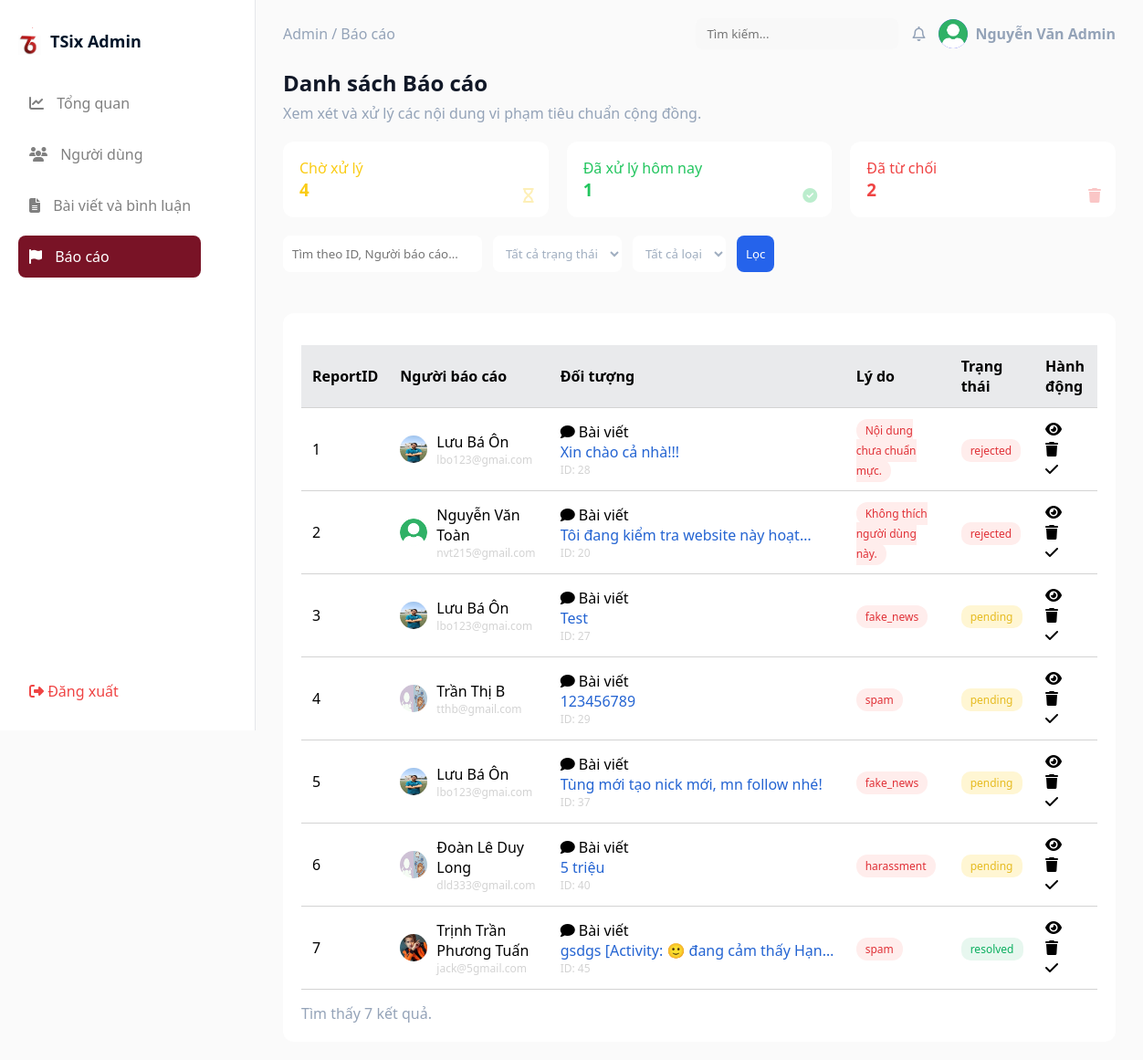
Page /admin/reports.php (signed in) on the committed database.
### tables this page shows
CREATE TABLE IF NOT EXISTS `reports` (
  `ReportID` int NOT NULL AUTO_INCREMENT,
  `FK_PostID` int DEFAULT NULL,
  `FK_CommentID` int DEFAULT NULL,
  `FK_ReporterID` int NOT NULL,
  `Reason` varchar(255) DEFAULT NULL,
  `Status` enum('pending','resolved','rejected') DEFAULT 'pending',
  `ReportedAt` timestamp NULL DEFAULT CURRENT_TIMESTAMP,
  PRIMARY KEY (`ReportID`),
  KEY `FK_PostID` (`FK_PostID`),
  KEY `FK_CommentID` (`FK_CommentID`),
  KEY `FK_ReporterID` (`FK_ReporterID`)
);

CREATE TABLE IF NOT EXISTS `users` (
  `UserID` int NOT NULL AUTO_INCREMENT,
  `FullName` varchar(100) NOT NULL,
  `Email` varchar(100) DEFAULT NULL,
  `Phone` varchar(15) DEFAULT NULL,
  `PasswordHash` varchar(255) NOT NULL,
  `Gender` enum('Nam','Nu','Khac') DEFAULT 'Khac',
  `BirthDate` date DEFAULT NULL,
  `Avatar` varchar(255) DEFAULT 'default_avatar.png',
  `Address` varchar(255) DEFAULT NULL,
  `CoverImage` varchar(255) DEFAULT NULL,
  `Bio` text,
  `Role` enum('user','admin') DEFAULT 'user',
  `Status` enum('active','locked') DEFAULT 'active',
  `CreatedAt` timestamp NULL DEFAULT CURRENT_TIMESTAMP,
  `LastLogin` timestamp NULL DEFAULT NULL,
  `ResetToken` varchar(64) DEFAULT NULL,
  `ResetTokenExpiry` datetime DEFAULT NULL,
  PRIMARY KEY (`UserID`),
  UNIQUE KEY `Email` (`Email`),
  UNIQUE KEY `Phone` (`Phone`)
);

CREATE TABLE IF NOT EXISTS `posts` (
  `PostID` int NOT NULL AUTO_INCREMENT,
  `FK_UserID` int NOT NULL,
  `Content` text,
  `Status` enum('active','deleted','hidden') DEFAULT 'active',
  `LikeCount` int DEFAULT '0',
  `CommentCount` int DEFAULT '0',
  `CreatedAt` timestamp NULL DEFAULT CURRENT_TIMESTAMP,
  `UpdatedAt` timestamp NULL DEFAULT CURRENT_TIMESTAMP ON UPDATE CURRENT_TIMESTAMP,
  PRIMARY KEY (`PostID`),
  KEY `FK_UserID` (`FK_UserID`)
);

### admin/reports.php (the view, shortened to what this page needs)
<?php
$admin_name = $_SESSION['user_name'];
$admin_avatar = $_SESSION['user_avatar'] ?? '../uploads/avatars/default_admin_avatar.png';
?>
<!DOCTYPE html>
<html lang="vi">
<head>
    <link rel="stylesheet" href="../assets/Style-css/admin_layout.css">
    <link rel="stylesheet" href="../assets/Style-css/reports.css">
    <link rel="stylesheet" href="https://cdnjs.cloudflare.com/ajax/libs/font-awesome/6.5.0/css/all.min.css">
</head>
<body>
    <div class="layout">
        <aside class="sidebar">
            <div class="logo">
                <img src="../assets/images/avt.png">
                <span>TSix Admin</span>
            </div>
            <ul class="menu">
                <li><a href="dashboard.php"><i class="fa-solid fa-chart-line"></i> Tổng quan</a></li>
                <li><a href="users.php"><i class="fa-solid fa-users"></i> Người dùng</a></li>
                <li><a href="posts.php"><i class="fa-solid fa-file-lines"></i> Bài viết và bình luận</a></li>
                <li class="menu-selected"><a href="reports.php"><i class="fa-solid fa-flag"></i> Báo cáo</a></li>
            </ul>
            <div class="logout">
                <a href="../logout.php"><i class="fa-solid fa-right-from-bracket"></i> Đăng xuất</a>
            </div>
        </aside>
        <main class="main">
            <header class="topbar">
                <span>Admin / Báo cáo</span>
                <div class="topbar-right">
                    <input type="text" placeholder="Tìm kiếm...">
                    <i class="fa-regular fa-bell"></i>
                    <a href="../profile.php" style="cursor:pointer; display: grid; grid-template-columns: auto auto; align-items: center; gap: 8px;">
                        <img width="30px" height="30px" src="../uploads/avatars/<?php echo $admin_avatar; ?>" class="avatar" alt="">
                        <span style="font-weight: 600;"><?php echo htmlspecialchars($admin_name); ?></span>
                    </a>
                </div>
            </header>
            <section class="title">
                <h2>Danh sách Báo cáo</h2>
                <p>Xem xét và xử lý các nội dung vi phạm tiêu chuẩn cộng đồng.</p>
            </section>
            <?php
            require_once '../includes/database.php';
            $sql_pending = "SELECT COUNT(*) AS count FROM Reports WHERE Status = 'pending'";
            $result_sql_pending = mysqli_query($conn, $sql_pending);
            $pending = $result_sql_pending->fetch_assoc();
            $sql_resolved = "SELECT COUNT(*) AS count FROM Reports WHERE Status = 'resolved'";
            $result_sql_resolved = mysqli_query($conn, $sql_resolved);
            $resolved = $result_sql_resolved->fetch_assoc();
            $sql_rejected = "SELECT COUNT(*) AS count FROM Reports WHERE Status = 'rejected'";
            $result_sql_rejected = mysqli_query($conn, $sql_rejected);
            $rejected = $result_sql_rejected->fetch_assoc();
            ?>
            <section class="stats">
                <div class="stat waiting">
                    <p>Chờ xử lý</p>
                    <h3><?= $pending['count'] ?></h3>
                    <i class="fa-solid fa-hourglass"></i>
                </div>
                <div class="stat done">
                    <p>Đã xử lý hôm nay</p>
                    <h3><?= $resolved['count'] ?></h3>
                    <i class="fa-solid fa-circle-check"></i>
                </div>
                <div class="stat deleted">
                    <p>Đã từ chối</p>
                    <h3><?= $rejected['count'] ?></h3>
                    <i class="fa-solid fa-trash"></i>
                </div>
            </section>
            <section class="filter">
                <form method="GET" class="filter">
                    <input type="text" name="keyword" placeholder="Tìm theo ID, Người báo cáo...">
                    <select name="status">
                        <option value="">Tất cả trạng thái</option>
                    </select>
                    <select name="ObjectType">
                        <option value="">Tất cả loại</option>
                    </select>
                    <button type="submit">Lọc</button>
                </form>
            </section>
            <section class="table-box">
                <table>
                    <tr>
                        <th>ReportID</th>
                        <th>Người báo cáo</th>
                        <th>Đối tượng</th>
                        <th>Lý do</th>
                        <th>Trạng thái</th>
                        <th>Hành động</th>
                    </tr>
                    <?php
                    $sql_reports = "SELECT
                                        r.ReportID,
                                        r.FK_ReporterID,
                                        u.Avatar,
                                        u.FullName, u.UserID,
                                        r.FK_PostID,
                                        p.Content as 'p.Content',
                                        r.FK_CommentID,
                                        c.Content as 'c.Content',
                                        r.Reason,
                                        r.Status,
                                        u.Email,
                                        CASE
                                            WHEN r.FK_PostID IS NULL THEN 'Bình luận'
                                            ELSE 'Bài viết'
                                        END AS 'ObjectType'
                                    FROM Reports r
                                    LEFT JOIN Posts p ON r.FK_PostID = p.PostID
                                    LEFT JOIN Comments c ON r.FK_CommentID = c.CommentID
                                    LEFT JOIN Users u ON r.FK_ReporterID = u.UserID";
                    $results_reports = mysqli_query($conn, $sql_reports);
                    $reports_lists = $results_reports->fetch_all(MYSQLI_ASSOC);
                    $count = 0;
                    foreach ($reports_lists as $report) {
                        $count++; ?>
                        <tr>
                            <td><?= $report['ReportID'] ?></td>
                            <td>
                                <div class="reporter-info">
                                    <img style="width: 30px; height: 30px;border-radius: 42px;" src="../uploads/avatars/<?= $report['Avatar'] ?>" alt="">
                                    <div>
                                        <p><?= $report['FullName'] ?></p>
                                        <p><?= $report['Email'] ?></p>
                                    </div>
                                </div>
                            </td>
                            <td class="reporter-content">
                                <p><?= $report['ObjectType'] == "Bài viết" ? '<i class="fa-solid fa-comment"></i>' : '<i class="fa-solid fa-inbox"></i>' ?> <?= $report['ObjectType'] ?></p>
                                <p><?= $report['ObjectType'] == "Bài viết" ? $report['p.Content'] : $report['c.Content'] ?></p>
                                <p>ID: <?= $report['ObjectType'] == "Bài viết" ? $report['FK_PostID'] : $report['FK_CommentID'] ?></p>
                            </td>
                            <td><span class="tag red"><?= $report['Reason'] ?></span></td>
                            <td><span class="status <?php
                                                    if ($report['Status'] === 'pending') {
                                                        echo 'orange';
                                                    } elseif ($report['Status'] === 'resolved') {
                                                        echo 'green';
                                                    } else {
                                                        echo 'red';
                                                    } ?>"><?= $report['Status'] ?></span></td>
                            <td class="actions">
                                <a class="post_detail" href="#" data-post-id="<?= $report['FK_PostID'] ?>"><i class="fa-solid fa-eye"></i></a>
                                <a href="reports_del.php?ReportID=<?= $report['ReportID'] ?>" onclick="return confirm('Bạn có chắc chắn muốn từ chối báo cáo này?');"><i class="fa-solid fa-trash"></i></a>
                                <a href="reports_res.php?ReportID=<?= $report['ReportID'] ?>"><i class="fa-solid fa-check"></i></a>
                            </td>
                        </tr>
                    <?php }
                    ?>
                </table>
                <div class="pagination">
                    Tìm thấy <?= $count ?> kết quả. </div>
            </section>
    </div>
</body>
</html>

### assets/Style-css/admin_layout.css (style rules this page uses)
* { margin: 0; padding: 0; box-sizing: border-box; font-family: 'Segoe UI', sans-serif; }
a { all: unset; }
body { background: #FAFAFA; color: #111827; }
.layout { display: grid; grid-template-columns: 1fr 5fr; height: 100vh; }
.sidebar { top: 0; left: 0; width: 280px; height: 100vh; background: #fff; padding: 20px; display: flex; flex-direction: column; border-right: 1px solid #E5E7EB; }
.logo { display: flex; align-items: center; gap: 10px; padding: 10px 0; margin-bottom: 20px; width: 100%; }
.logo img { height: 30px; width: 25px; object-fit: contain; flex-shrink: 0; }
.logo span { font-size: 18px; font-weight: bold; color: #001529; white-space: nowrap; }
.menu li { list-style: none; border-radius: 8px; cursor: pointer; margin-bottom: 10px; color: grey; width: 200px; }
.menu a { padding: 12px; display: block; width: 100%; }
.menu li i { margin-right: 10px; }
.menu .menu-selected { background: #791326; color: #fff; }
.logout { margin-top: auto; padding: 12px; color: #ef4444; cursor: pointer; }
.main { flex: 1; padding: 20px 30px; }
.title p { color: #94a3b8; margin-top: 6px; }
.topbar { display: flex; justify-content: space-between; align-items: center; }
.topbar-right { display: flex; align-items: center; gap: 15px; }
.topbar input { padding: 8px 12px; border-radius: 8px; border: none; background: #F8F8F8; color: #A0AEC0; }
.avatar { border-radius: 50%; }

### assets/Style-css/reports.css (style rules this page uses)
.main { flex: 1; padding: 20px 30px; }
.topbar { display: flex; justify-content: space-between; color: #94a3b8; }
.avatar { width: 32px; height: 32px; background: #6366f1; border-radius: 50%; }
.title { margin: 20px 0; position: relative; }
.title p { color: #94a3b8; margin-top: 6px; }
.stats { display: grid; grid-template-columns: repeat(3,1fr); gap: 20px; margin-bottom: 20px; }
.stat { background: #fff; padding: 18px; border-radius: 12px; position: relative; }
.stat i { position: absolute; right: 16px; bottom: 16px; opacity: .3; }
.waiting { color: #facc15; }
.done { color: #22c55e; }
.deleted { color: #ef4444; }
.filter { display: flex; gap: 12px; margin-bottom: 20px; }
.filter input, .filter select { background: #fff; border: none; padding: 10px; border-radius: 8px; color: #A0AEC0; }
.filter button { background: #2563eb; border: none; color: #fff; padding: 10px; border-radius: 8px; cursor: pointer; }
.table-box { margin-top: 25px; padding: 20px; border-radius: 12px; background: #fff; }
table { width: 100%; border-collapse: collapse; margin-top: 15px; }
.table-box tr:first-child { background-color: #E9EAEC; }
th,td { padding: 12px; text-align: left; color: #000000; border-bottom: 1px solid lightgray; }
.tag { padding: 4px 10px; border-radius: 12px; font-size: 12px; }
.reporter-info { display: grid; grid-template-columns: 30px auto; gap:10px; align-items: center; }
.reporter-info div p:nth-child(2) { color: lightgrey; font-size: 12px; }
.reporter-content p:nth-child(2) { color: #2464D2; font-weight: 500; display: -webkit-box; -webkit-line-clamp: 1; line-clamp: 1; -webkit-box-orient: vertical; overflow: hidden; text-overflow: ellipsis; width: 300px; }
.reporter-content p:nth-child(3) { color: lightgrey; font-size: 12px; }
.red { background: #FFEDEC; color: #E03137; }
.orange { background: #FFF6D3; color: #E6BB20; }
.green { background: #E7F7EF; color: #0CAF60; }
.status { padding: 4px 10px; border-radius: 10px; font-size: 12px; }
.actions i { margin-right: 10px; cursor: pointer; }
.pagination { margin-top: 15px; display: flex; justify-content: space-between; color: #94a3b8; }

### rows in the picture
reports: ReportID "1", users.Avatar (picture), users.FullName "Lưu Bá Ôn", users.Email "lbo123@gmai.com", ObjectType "Bài viết", FK_PostID.Content "Xin chào cả nhà!!!", FK_PostID "28", Reason "Nội dung chưa chuẩn mực.", Status "rejected"
reports: ReportID "2", users.Avatar (placeholder picture), users.FullName "Nguyễn Văn Toàn", users.Email "nvt215@gmail.com", ObjectType "Bài viết", FK_PostID.Content "Tôi đang kiểm tra website này…", FK_PostID "20", Reason "Không thích người dùng này.", Status "rejected"
reports: ReportID "3", users.Avatar (picture), users.FullName "Lưu Bá Ôn", users.Email "lbo123@gmai.com", ObjectType "Bài viết", FK_PostID.Content "Test", FK_PostID "27", Reason "fake_news", Status "pending"
reports: ReportID "4", users.Avatar (picture), users.FullName "Trần Thị B", users.Email "tthb@gmail.com", ObjectType "Bài viết", FK_PostID.Content "123456789", FK_PostID "29", Reason "spam", Status "pending"
reports: ReportID "5", users.Avatar (picture), users.FullName "Lưu Bá Ôn", users.Email "lbo123@gmai.com", ObjectType "Bài viết", FK_PostID.Content "Tùng mới tạo nick mới, mn follow nhé!", FK_PostID "37", Reason "fake_news", Status "pending"
reports: ReportID "6", users.Avatar (picture), users.FullName "Đoàn Lê Duy Long", users.Email "dld333@gmail.com", ObjectType "Bài viết", FK_PostID.Content "5 triệu", FK_PostID "40", Reason "harassment", Status "pending"
reports: ReportID "7", users.Avatar (picture), users.FullName "Trịnh Trần Phương Tuấn", users.Email "jack@5gmail.com", ObjectType "Bài viết", FK_PostID.Content "gsdgs [Activity: 🙂 đang cảm thấy…", FK_PostID "45", Reason "spam", Status "resolved"

### other values in the picture
$admin_name "Nguyễn Văn Admin"
$pending['count'] "4"
$resolved['count'] "1"
$rejected['count'] "2"
$count "7"
